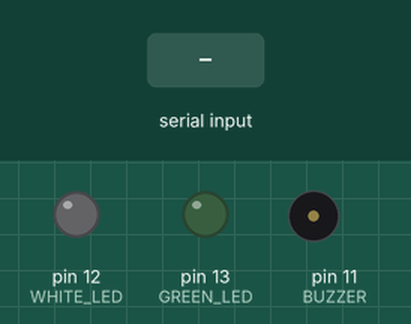
A sketch run on a simulated Arduino Uno, built with avr-gcc and run on an emulated ATmega328P. Parts: output pins drawn as LEDs (lit = HIGH), buzzer (waves = sounding, pin HIGH). Inputs (shaded band) come from the test bench.

Above: at 1.2 s.
1.3 s: "PASSWORD_OK\n" received over Serial
At 2.1 s:
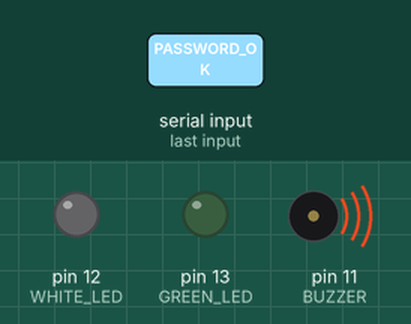
4.3 s: "LIGHT_ON\n" received over Serial
At 5.7 s:
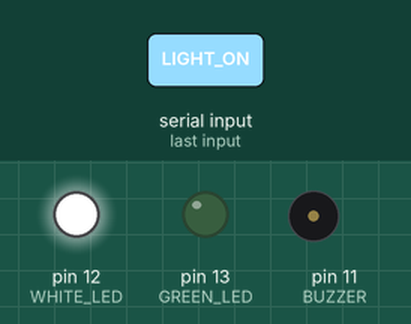
6.8 s: "MUSIC_ON\n" received over Serial
At 7.9 s:
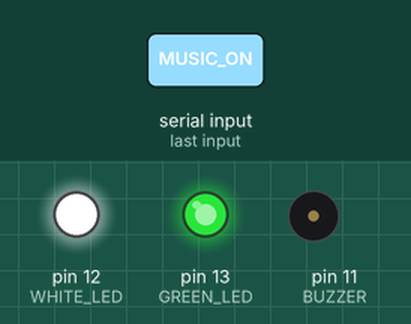
8.3 s: "LIGHT_OFF\n" received over Serial
At 9.1 s:
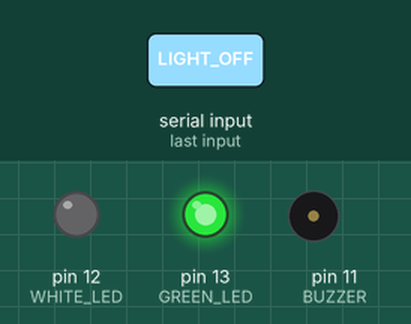
9.8 s: "PASSWORD_OK\n" received over Serial
At 10.3 s:
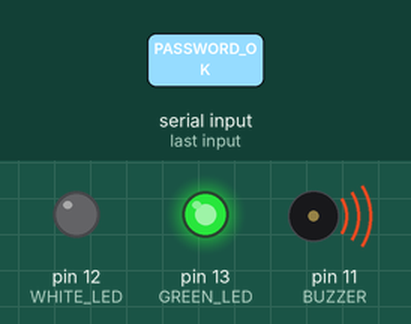
12.8 s: "MUSIC_OFF\n" received over Serial
At 14.6 s:
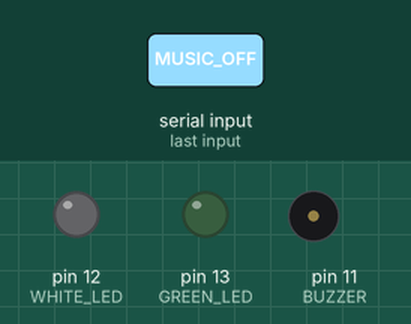
Timing chart, 0 to 16.1 s (numbered marks = the images above; inputs shaded):
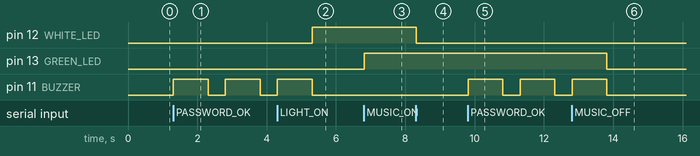

Measured:
- after the input at 1.3 s, pin 11 (BUZZER): alternates HIGH for 1.0 s and LOW for 0.50 s, starting at once
- after the input at 4.3 s, pin 12 (WHITE_LED): LOW → HIGH after 1.0 s
- after the input at 6.8 s, pin 13 (GREEN_LED): LOW → HIGH at once
- after the input at 8.3 s, pin 12 (WHITE_LED): HIGH → LOW at once
- after the input at 9.8 s, pin 11 (BUZZER): alternates HIGH for 1.0 s and LOW for 0.50 s, starting at once
- after the input at 12.8 s, pin 13 (GREEN_LED): HIGH → LOW after 1.0 s

The sketch:

arduino.ino
```cpp
int reading ;
float volt ;
float Celsieus ;
bool pass_corr = false ;

const int temp_pin = A0 ;
const int BUZZER = 11 ;
const int GREEN_LED = 13 ;
const int WHITE_LED = 12 ;


void setup() {

Serial.begin(9600);
pinMode(BUZZER , OUTPUT);
pinMode(GREEN_LED , OUTPUT);
pinMode(WHITE_LED , OUTPUT);
pinMode(temp_pin, INPUT);

}

void loop() {

if (Serial.available() > 0) {
  String command  = Serial.readStringUntil('\n') ;
  command.trim();

  if (command == "PASSWORD_OK" ) {
    digitalWrite(BUZZER , HIGH) ;
    delay(1000);
    digitalWrite(BUZZER , LOW) ;
    delay(500);
    digitalWrite(BUZZER , HIGH) ;
    delay(1000);
    digitalWrite(BUZZER , LOW) ;
    delay(500);
    digitalWrite(BUZZER , HIGH) ;
    delay(1000);
    digitalWrite(BUZZER , LOW) ;
    pass_corr = true; }

  else if (command == "PASSWORD_FAIL") {
      digitalWrite(BUZZER, LOW);
      pass_corr = false;
  }

  else if (pass_corr) {

      if      (command == "LIGHT_ON" )       digitalWrite(WHITE_LED , HIGH);

      else if (command == "LIGHT_OFF")       digitalWrite(WHITE_LED , LOW);

      else if (command == "MUSIC_ON" )       digitalWrite(GREEN_LED , HIGH);

      else if (command == "MUSIC_OFF")       digitalWrite(GREEN_LED , LOW);

      else if (command == "SEND_TEMP")  {
        float temp = temprature();
        Serial.print("Temperature: ");
        Serial.print(temp);
        Serial.println(" C");

      }

      else Serial.print("Not a command !!");

}
}
}

float temprature() {
reading = analogRead(temp_pin);
volt = reading * (5.0 / 1024.0);
Celsieus =  volt * 100.0;
return Celsieus ;
}
```
